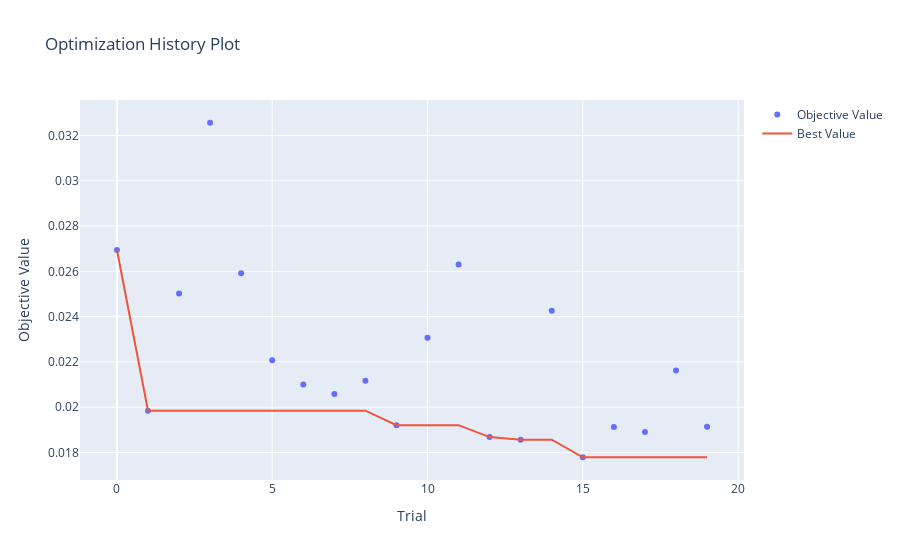

The notebook cell saved with this chart:
### Code cell
optuna.visualization.plot_optimization_history(study)

### Figure 1 — Plotly figure (JSON) as saved in the notebook; plotly's stock layout.template omitted (floating-point values rounded to 4 significant figures)
{"data": [{"mode": "markers", "name": "Objective Value", "type": "scatter", "x": [0, 1, 2, 3, 4, 5, 6, 7, 8, 9, 10, 11, 12, 13, 14, 15, 16, 17, 18, 19], "y": [0.02694, 0.01985, 0.02502, 0.03256, 0.02592, 0.02207, 0.02101, 0.02059, 0.02117, 0.01921, 0.02307, 0.02631, 0.01868, 0.01857, 0.02426, 0.01779, 0.01913, 0.01891, 0.02162, 0.01914]}, {"mode": "lines", "name": "Best Value", "type": "scatter", "x": [0, 1, 2, 3, 4, 5, 6, 7, 8, 9, 10, 11, 12, 13, 14, 15, 16, 17, 18, 19], "y": [0.02694, 0.01985, 0.01985, 0.01985, 0.01985, 0.01985, 0.01985, 0.01985, 0.01985, 0.01921, 0.01921, 0.01921, 0.01868, 0.01857, 0.01857, 0.01779, 0.01779, 0.01779, 0.01779, 0.01779]}, {"marker": {"color": "#cccccc"}, "mode": "markers", "name": "Infeasible Trial", "showlegend": false, "type": "scatter", "x": [], "y": []}], "layout": {"title": {"text": "Optimization History Plot"}, "xaxis": {"title": {"text": "Trial"}}, "yaxis": {"title": {"text": "Objective Value"}}}}
